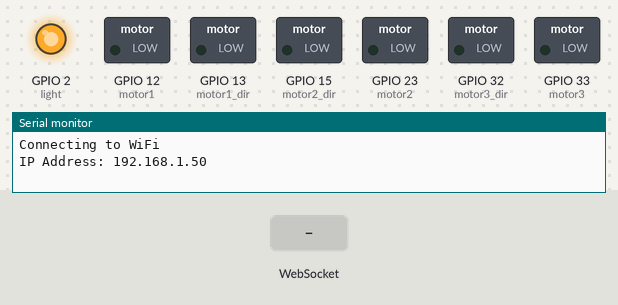
Bench run of a sketch on a simulated ESP32. On the bench: switched loads named in the sketch (green lamp = pin HIGH), output pins drawn as LEDs (lit = HIGH), the last lines printed to the serial monitor. Inputs (shaded band) come from the test bench. WiFi joins after 1.5 s; servers stay silent unless stated.

Above: at 3.2 s.
3.3 s: WebSocket text "Speed UP" received
At 4.2 s:
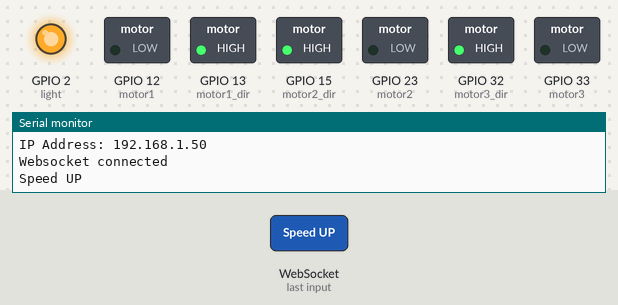
4.8 s: WebSocket text "Rotating Clockwise" received
At 5.4 s:
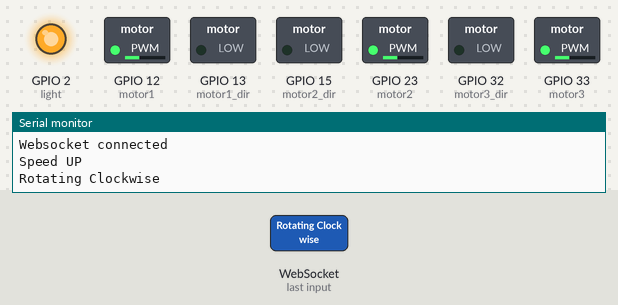
6.3 s: WebSocket text "Speed Down" received
At 7.7 s:
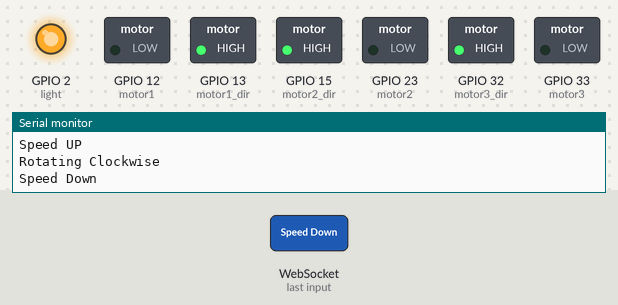
Timing chart, 0 to 9.3 s (numbered marks = the images above; inputs shaded):
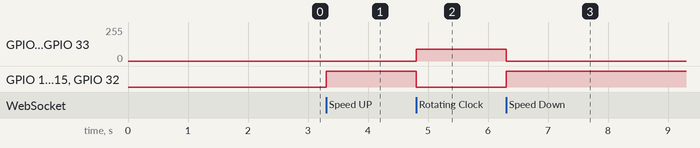

The sketch:

omni-web-gui.ino
```cpp
#include <WiFi.h>
#include <WebServer.h>
#include <WebSocketsServer.h>


const char *ssid = "Aryan";
const char *password = "12345679";

const int light = 2;
const int motor1 = 12;
const int motor2 = 23;
const int motor3 = 33;
const int motor1_dir = 13;
const int motor2_dir = 15;
const int motor3_dir = 32;

WebServer server(80);
WebSocketsServer webSocket = WebSocketsServer(81);


const char index_html[] PROGMEM = R"rawliteral(
<!DOCTYPE html>
<html lang="en">
<head>
    <meta charset="UTF-8" />
    <meta name="viewport" content="width=device-width, initial-scale=1.0" />
    <title>Omni Bot Controller</title>
    <style>
        body {
            margin: 0;
            height: 100vh;
            display: flex;
            justify-content: center;
            align-items: center;
            background:white;
            font-family: Arial, sans-serif;
        }

        .controller-box {
            background: #000;
            border-radius: 30px;
            width: 600px;
            max-width: 90%;
            padding: 30px;
            display: flex;
            flex-direction: column;
            align-items: center;
            gap: 30px;
        }

        .top-section {
            display: flex;
            width: 100%;
            justify-content: space-between;
            align-items: center;
        }

        .joystick {
            width: 120px;
            height: 120px;
            background: white;
            border-radius: 50%;
            position: relative;
            touch-action: none;
        }

        .stick {
            width: 50px;
            height: 50px;
            background: #555;
            border-radius: 50%;
            position: absolute;
            top: 35px;
            left: 35px;
            transition: top 0.05s, left 0.05s;
        }

        .status {
            background: #111;
            padding: 15px 20px;
            border-radius: 12px;
            color: #fff;
            font-size: 14px;
            text-align: center;
            min-width: 180px;
        }

        .dpad {
            display: grid;
            grid-template-columns: repeat(3, 60px);
            grid-template-rows: repeat(3, 60px);
            gap: 5px;
            justify-content: center;
            align-items: center;
        }

        .dpad button {
            width: 60px;
            height: 60px;
           background-color: white;
            color:#111;
            border: none;
            border-radius: 8px;
            font-size: 14px;
            cursor: pointer;
        }

        .buttons-row {
            display: flex;
            gap: 15px;
            margin-top: 20px;
            flex-wrap: wrap;
            justify-content: center;
        }

        .buttons-row button {
            padding: 10px 20px;
            border: none;
            border-radius: 10px;
            background:#fff ;
            color: #444;
            cursor: pointer;
            font-size: 14px;
        }

        .buttons-row button:active {
            background: #666;
        }

        .disabled {
            opacity: 0.5;
            pointer-events: none;
        }
    </style>
</head>

<body>
    <div class="controller-box">
        <div class="top-section">
            <div class="joystick disabled" id="joystick1">
                <div class="stick"></div>
            </div>

            <div class="status" id="status">Status: Locked (Press Start)</div>

            <div class="dpad">
                <div></div>
                <button id="upBtn" class="disabled">↑</button>
                <div></div>
                <button id="ccwBtn" class="disabled">⟲</button>
                <div></div>
                <button id="cwBtn" class="disabled">⟳</button>
                <div></div>
                <button id="downBtn" class="disabled">↓</button>
                <div></div>
            </div>
        </div>

        <div class="buttons-row">
            <button id="startBtn">Start</button>
            <button id="stopBtn">Stop</button>
            <button id="wifiBtn">WiFi</button>
        </div>
    </div>

    <script>
        const ws = new WebSocket(`ws://${window.location.hostname}:81/`);

        const joystick = document.getElementById("joystick1");
        const stick = joystick.querySelector(".stick");
        const status = document.getElementById("status");
        let dragging = false;
        let controlsEnabled = false;

        let currentK = 0.6;
        let currentLevel = 2;

        function updateStatus(mainText) {
            if (controlsEnabled) {
                status.innerHTML =
                    `Status: ${mainText}<br>` +
                    `Speed Level: ${currentLevel}<br>`;
            } else {
                status.innerHTML = `Status: ${mainText}`;
            }
        }

        function resetStick() {
            stick.style.left = "35px";
            stick.style.top = "35px";
        }

        function moveStick(x, y) {
            if (!controlsEnabled) return;
            const rect = joystick.getBoundingClientRect();
            const centerX = rect.width / 2 - stick.offsetWidth / 2;
            const centerY = rect.height / 2 - stick.offsetHeight / 2;

            let dx = x - rect.left - centerX - stick.offsetWidth / 2;
            let dy = y - rect.top - centerY - stick.offsetHeight / 2;

            const maxDist = 35;
            const dist = Math.sqrt(dx * dx + dy * dy);
            if (dist > maxDist) {
                dx = (dx * maxDist) / dist;
                dy = (dy * maxDist) / dist;
            }

            stick.style.left = centerX + dx + "px";
            stick.style.top = centerY + dy + "px";
            updateStatus(`Joystick Active<br>dx=${dx.toFixed(0)}, dy=${-dy.toFixed(0)}`);

            let a = Math.trunc((dx / maxDist) * 127);
            let b = Math.trunc((-dy / maxDist) * 127);
            if (ws.readyState === WebSocket.OPEN) {
                ws.send(`${a},${b}`);
            }
        }

        // Joystick events
        joystick.addEventListener("mousedown", () => {
            if (controlsEnabled) dragging = true;
        });
        joystick.addEventListener("mouseup", () => {
            if (controlsEnabled) {
                dragging = false;
                resetStick();
                updateStatus("Idle");
                ws.send("0,0");
            }
        });
        joystick.addEventListener("mouseleave", () => {
            if (controlsEnabled) {
                dragging = false;
                resetStick();
                updateStatus("Idle");
                ws.send("0,0");
            }
        });
        joystick.addEventListener("mousemove", (e) => {
            if (dragging && controlsEnabled) moveStick(e.clientX, e.clientY);
        });
        joystick.addEventListener("touchstart", () => {
            if (controlsEnabled) dragging = true;
        });
        joystick.addEventListener("touchend", () => {
            if (controlsEnabled) {
                dragging = false;
                resetStick();
                updateStatus("Idle");
                ws.send("0,0");
            }
        });
        joystick.addEventListener("touchmove", (e) => {
            if (dragging && controlsEnabled)
                moveStick(e.touches[0].clientX, e.touches[0].clientY);
        });
        window.addEventListener("resize", resetStick);
        resetStick();

        // Button logic
        function createButton(id, activeMessage) {
            const btn = document.getElementById(id);
            let interval = null;

            const startAction = () => {
                if (!controlsEnabled) return;
                updateStatus(activeMessage);
                ws.send(activeMessage);
            };

            const stopAction = () => {
                ws.send("0,0");
                clearInterval(interval);
                interval = null;
                if (controlsEnabled) updateStatus("Idle");
            };

            // btn.addEventListener("mousedown", startAction);
            // btn.addEventListener("mouseup", stopAction);
            // btn.addEventListener("mouseleave", stopAction);
            btn.addEventListener("touchstart", startAction);
            btn.addEventListener("touchend", stopAction);
        }

        createButton("cwBtn", "Rotating Clockwise");
        createButton("ccwBtn", "Rotating Anticlockwise");
        createButton("upBtn", "Speed UP");
        createButton("downBtn", "Speed Down");

        // Enable/Disable controls
        function setControls(state) {
            controlsEnabled = state;
            const buttons = document.querySelectorAll(".dpad button, .joystick");
            if (state) {
                buttons.forEach((b) => b.classList.remove("disabled"));
                updateStatus("Controls Enabled");
            } else {
                buttons.forEach((b) => b.classList.add("disabled"));
                dragging = false;
                resetStick();
                status.innerHTML = "Status: Locked (Press Start)"; // hide speed
            }
        }

        document.getElementById("startBtn").onclick = () => setControls(true);
        document.getElementById("stopBtn").onclick = () => setControls(false);
        document.getElementById("wifiBtn").onclick = () =>
            updateStatus("WiFi Connecting...");

        // Handle messages from ESP32
        ws.onmessage = (event) => {
            try {
                const val = JSON.parse(event.data);
                if (val.k !== undefined && val.level !== undefined) {
                    currentK = parseFloat(val.k);
                    currentLevel = val.level;
                    if (controlsEnabled) updateStatus("Updated from ESP32");
                }
            } catch (e) {
                console.log("Non-JSON message:", event.data);
            }
        };
    </script>
</body>

</html>
)rawliteral";

float k = 0.5f;
int w1 = 0, w2 = 0, w3 = 0;
int w1_dir = LOW, w2_dir = LOW, w3_dir = LOW;
void func(int x, int y, int &w1, int &w2, int &w3, int &w1_dir, int &w2_dir, int &w3_dir) {
  float fw1 = 1.155f * y;
  float fw2 = -x - 0.577f * y;
  float fw3 = x - 0.577f * y;

  if (fw1 < 0) {
    fw1 = -fw1;
    w1_dir = LOW;
  } else w1_dir = HIGH;
  if (fw2 < 0) {
    fw2 = -fw2;
    w2_dir = LOW;
  } else w2_dir = HIGH;
  if (fw3 < 0) {
    fw3 = -fw3;
    w3_dir = LOW;
  } else w3_dir = HIGH;


  fw1 = fw1 * k;
  fw2 = fw2 * k;
  fw3 = fw3 * k;

  w1 = (int)fw1;
  w2 = (int)fw2;
  w3 = (int)fw3;
}

int getSpeedLevel(float k) {
  return k*10-2;
}
void onWebSocketEvent(uint8_t num, WStype_t type, uint8_t *payload, size_t length) {
  if (type == WStype_CONNECTED) {
    Serial.println("Websocket connected");
  } else if (type == WStype_DISCONNECTED) {
    Serial.println("Websocket  disconnected");
  } else if (type == WStype_TEXT) {
    String msg = String((char *)payload);
    Serial.println(msg);
    if (msg == "Speed UP" && k < 0.7f) {
      k += 0.1f;
      String msg = "{\"k\":" + String(k) + ",\"level\":" + String(getSpeedLevel(k)) + "}";
      webSocket.sendTXT(num, msg);
    } else if (msg == "Speed Down" && k > 0.3f) {
      k -= 0.1f;
      String msg = "{\"k\":" + String(k) + ",\"level\":" + String(getSpeedLevel(k)) + "}";
      webSocket.sendTXT(num, msg);
    }
    if (msg == "Rotating Clockwise") {
      w1 = w2 = w3 = 150 * k;
      w1_dir = w2_dir = w3_dir = LOW;
    } else if (msg == "Rotating Anticlockwise") {
      w1 = w2 = w3 = 150 * k;
      w1_dir = w2_dir = w3_dir = HIGH;
    } else {
      int x = 0, y = 0;
      int commaIndex = msg.indexOf(',');
      if (commaIndex > 0) {
        x = msg.substring(commaIndex + 1).toInt();
        y = -msg.substring(0, commaIndex).toInt();
      }
      func(x, y, w1, w2, w3, w1_dir, w2_dir, w3_dir);
    }
  }
}


void setup() {
  Serial.begin(115200);
  WiFi.begin(ssid, password);
  Serial.print("Connecting to WiFi");
  pinMode(light, OUTPUT);
  while (WiFi.status() != WL_CONNECTED) {
    delay(1000);
    digitalWrite(light, HIGH);
    delay(1000);
    digitalWrite(light, LOW);
  }
  digitalWrite(light, HIGH);
  Serial.println();
  Serial.print("IP Address: ");
  Serial.println(WiFi.localIP());

  // Serve HTML page
  server.on("/", HTTP_GET, []() {
    server.send_P(200, "text/html", index_html);
  });

  server.begin();

  // Start WebSocket
  webSocket.begin();
  webSocket.onEvent(onWebSocketEvent);


  pinMode(motor1, OUTPUT);
  pinMode(motor2, OUTPUT);
  pinMode(motor3, OUTPUT);
  pinMode(motor1_dir, OUTPUT);
  pinMode(motor2_dir, OUTPUT);
  pinMode(motor3_dir, OUTPUT);
}

void loop() {
  server.handleClient();
  webSocket.loop();

  analogWrite(motor1, w1);
  analogWrite(motor2, w2);
  analogWrite(motor3, w3);
  digitalWrite(motor1_dir, w1_dir);
  digitalWrite(motor2_dir, w2_dir);
  digitalWrite(motor3_dir, w3_dir);
}
```

Measured:
- after the input at 3.3 s, GPIO 13 (motor1_dir), GPIO 15 (motor2_dir), GPIO 32 (motor3_dir): LOW → HIGH at once
- after the input at 4.8 s, GPIO 12 (motor1), GPIO 23 (motor2), GPIO 33 (motor3): 0/255 → 90/255 at once; GPIO 13 (motor1_dir), GPIO 15 (motor2_dir), GPIO 32 (motor3_dir): HIGH → LOW at once
- after the input at 6.3 s, GPIO 12 (motor1), GPIO 23 (motor2), GPIO 33 (motor3): 90/255 → 0/255 at once; GPIO 13 (motor1_dir), GPIO 15 (motor2_dir), GPIO 32 (motor3_dir): LOW → HIGH at once
